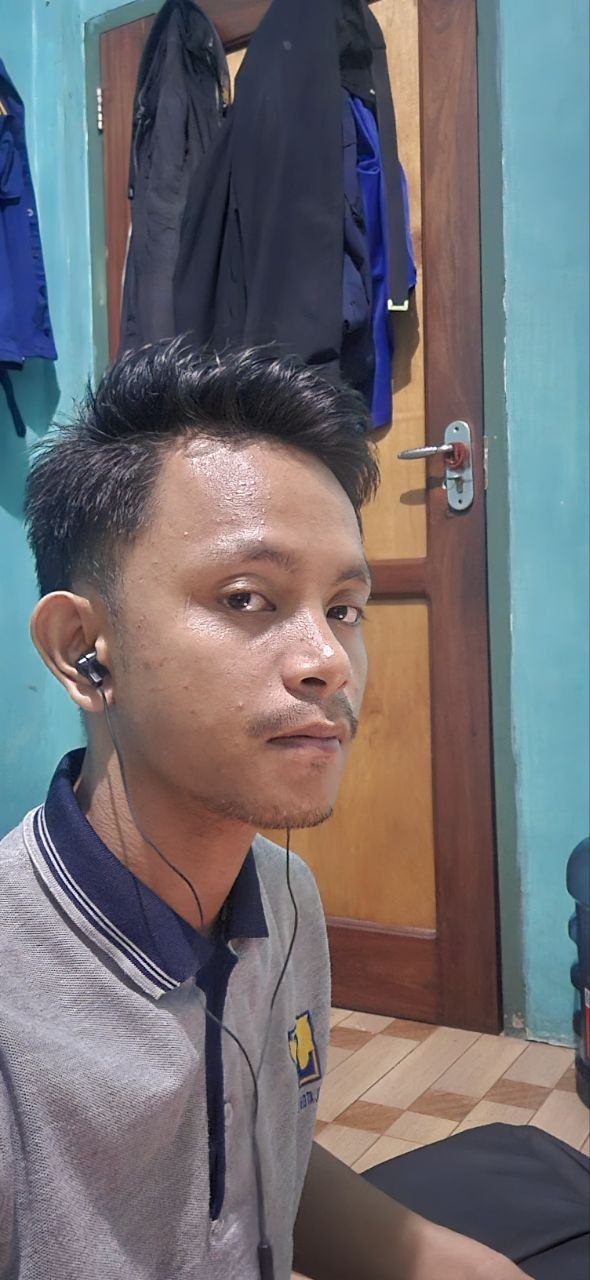
#> input picture foto.jpg, 590 x 1280 px
$ python animasi.py
#> lines starting #> are read from the running program, lines starting #| are printed output that depends on the picture
from PIL import Image
import cv2
import numpy as np
import math

# Buka gambar
img = Image.open("foto.jpg")
#> img is the input picture: PIL image 590x1280 RGB; mean R, G, B 112.1, 109.3, 113.1
img = img.convert("RGB")

# Konversi ke numpy
frame = np.array(img)

# Ukuran gambar
h, w, _ = frame.shape
#> h = 1280; w = 590

# Buat video
fourcc = cv2.VideoWriter_fourcc(*'mp4v')
out = cv2.VideoWriter("animasi_halus.mp4", fourcc, 30, (w, h))

# Total frame
total_frames = 120

for i in range(total_frames):

    # Copy frame asli
    animated = frame.copy()

    # Gerakan halus kiri kanan
    shift_x = int(8 * math.sin(i * 0.1))

    # Gerakan halus atas bawah
    shift_y = int(4 * math.sin(i * 0.08))

    # Matrix translasi
    M = np.float32([
        [1, 0, shift_x],
        [0, 1, shift_y]
    ])

    # Geser gambar TANPA mengubah struktur
    moved = cv2.warpAffine(animated, M, (w, h))

    # Tambahkan zoom sangat kecil agar terasa hidup
    scale = 1 + 0.01 * math.sin(i * 0.05)

    zoomed = cv2.resize(
        moved,
        None,
        fx=scale,
        fy=scale
    )

    # Crop kembali ke ukuran asli
    zh, zw, _ = zoomed.shape

    start_x = (zw - w) // 2
    start_y = (zh - h) // 2

    final = zoomed[
        start_y:start_y+h,
        start_x:start_x+w
    ]

    # Pastikan ukuran sama
    final = cv2.resize(final, (w, h))

    # Tulis frame
    out.write(cv2.cvtColor(final, cv2.COLOR_RGB2BGR))
#> this loop made 120 passes
#> pass 3, `moved = cv2.warpAffine(animated, M, (w, h))`:
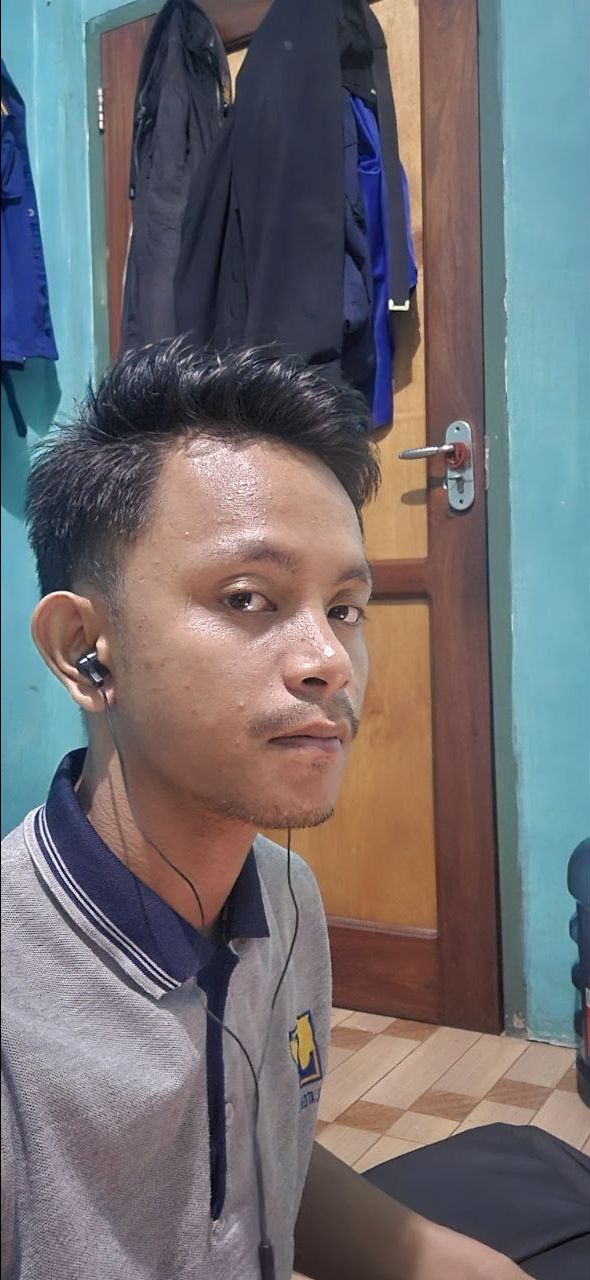
#> moved: shape (1280, 590, 3); mean R, G, B 112, 109.1, 112.8
#> after the loop: final: shape (1280, 590, 3); every value is 0
#> after the loop:
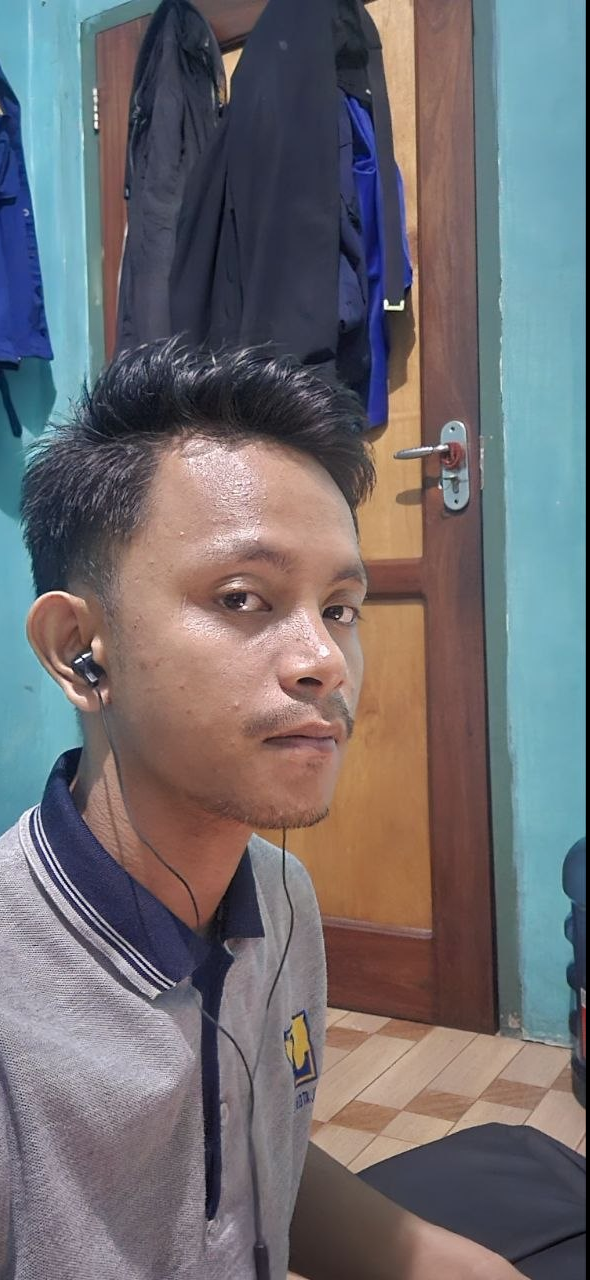
#> moved: shape (1280, 590, 3); mean R, G, B 111.5, 108.5, 112.1

# Simpan video
out.release()

print("Video berhasil dibuat: animasi_halus.mp4")
